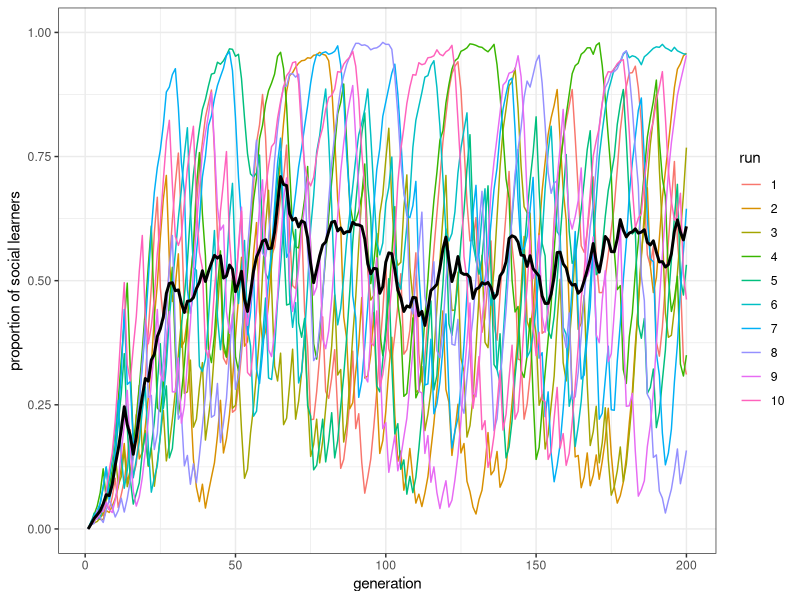
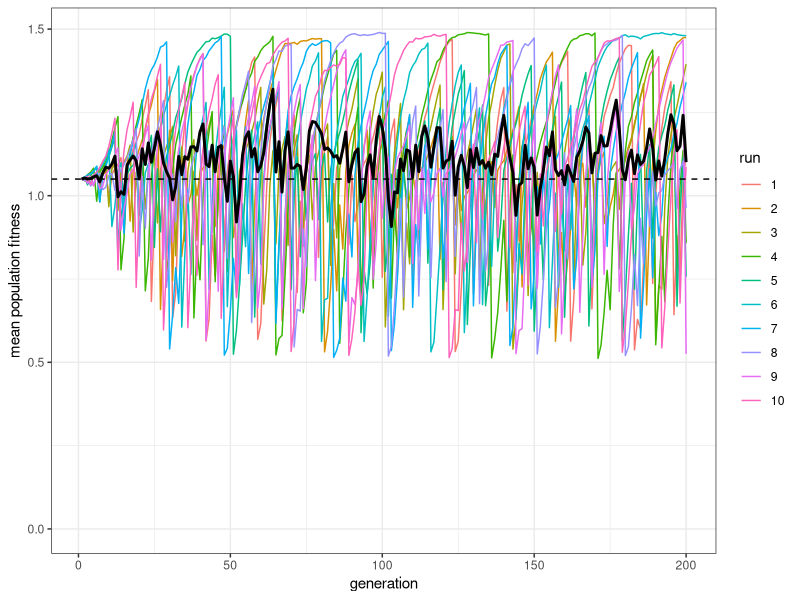
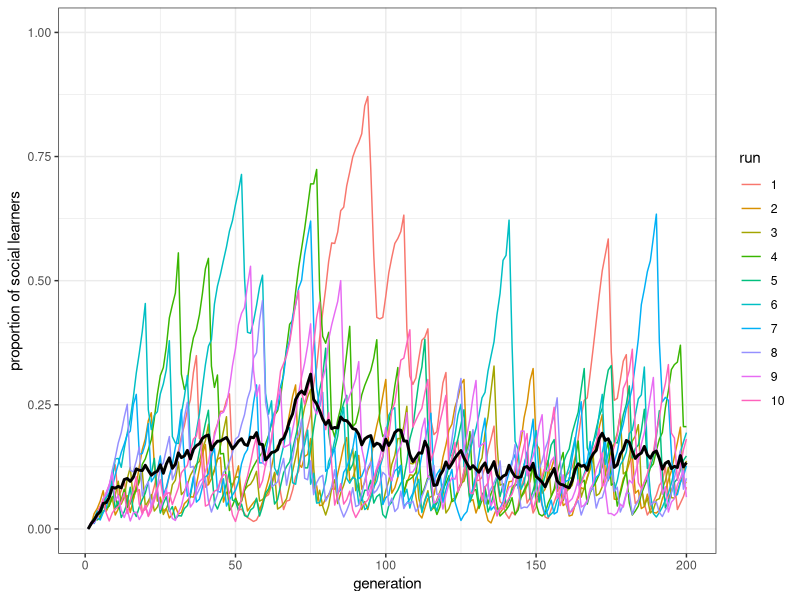
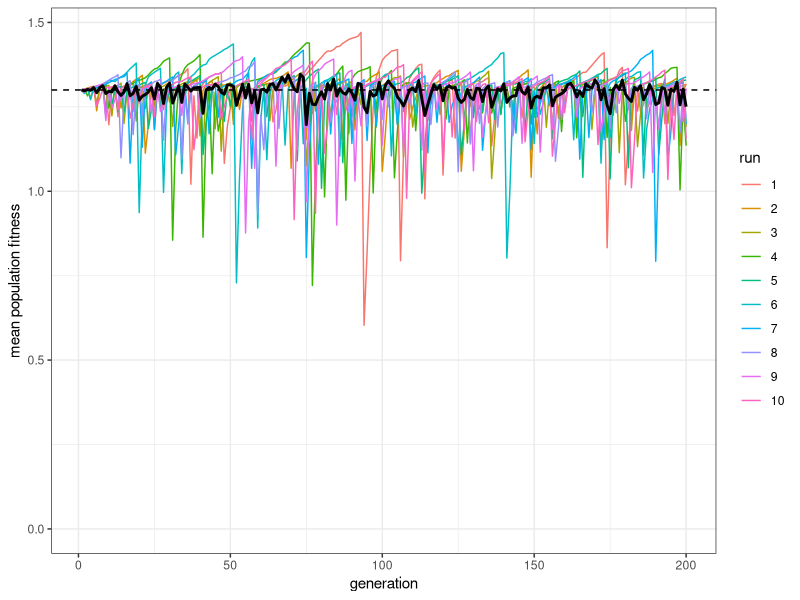
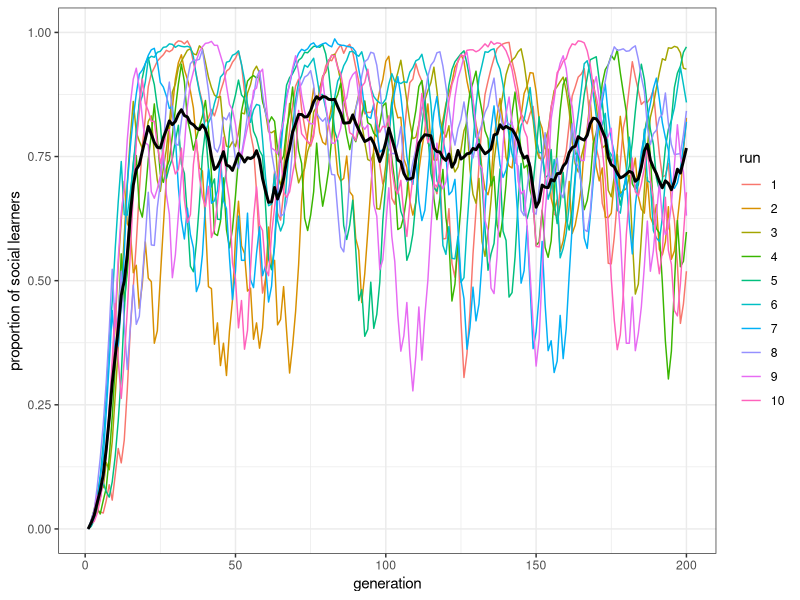
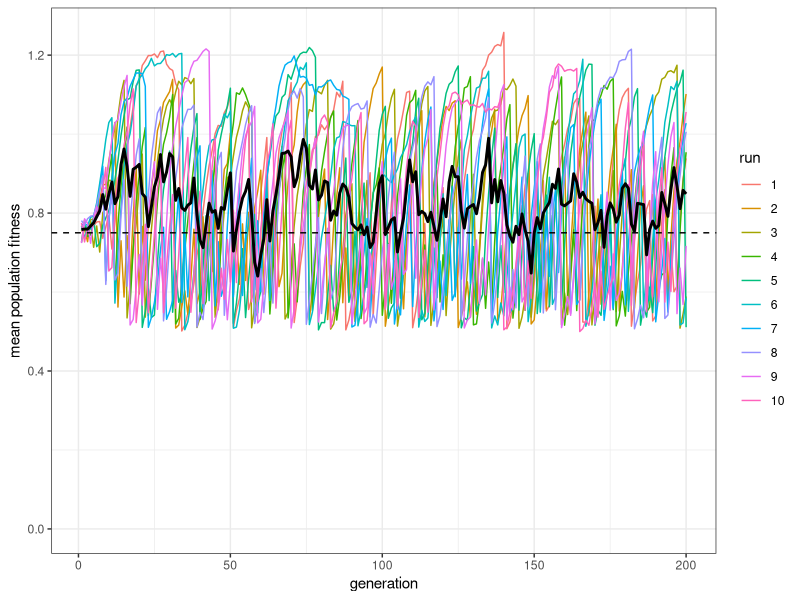
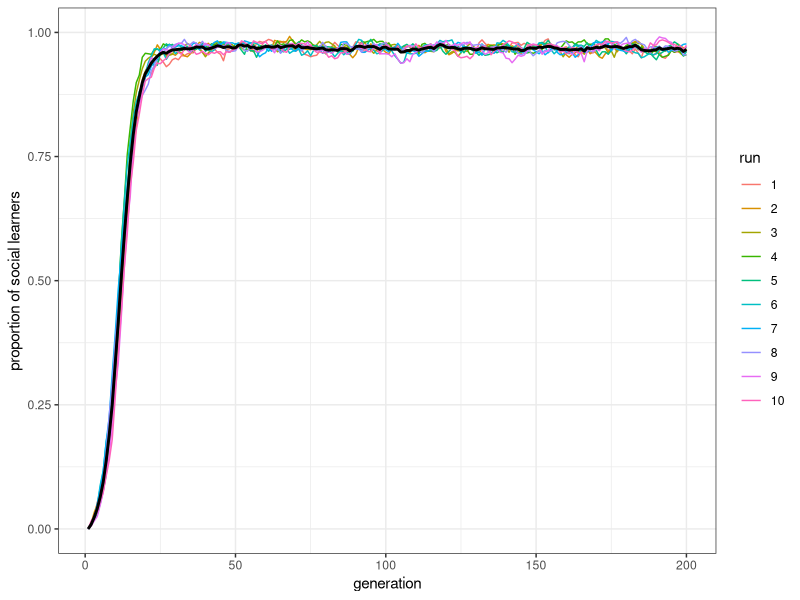
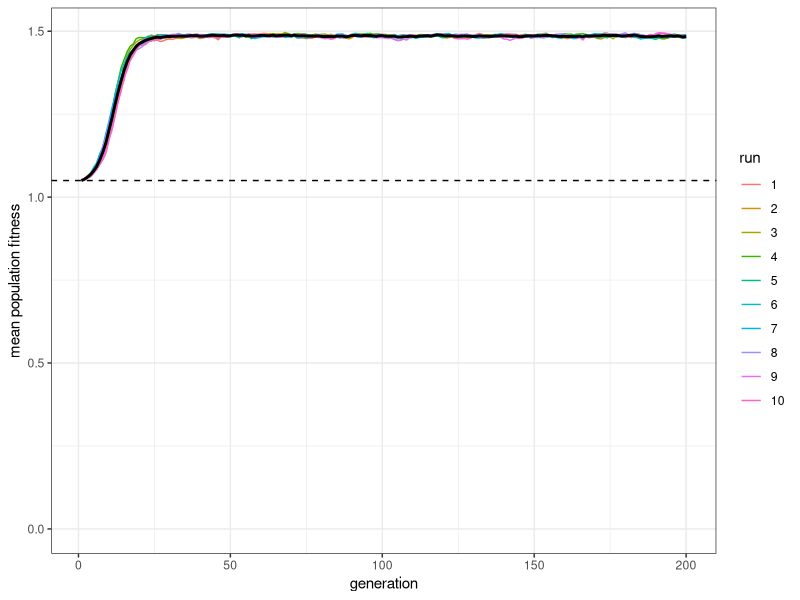

Here is the R script that generated these plots, in order:
## ---- chunk 1
library(tidyverse)

N <- 100
r_max <- 1
t_max <- 10

# Create the output tibble
output <- tibble(generation = rep(1:t_max, r_max), 
                 run = as.factor(rep(1:r_max, each = t_max)), 
                 p.SL = as.numeric(rep(NA, t_max * r_max)), 
                 W = as.numeric(rep(NA, t_max * r_max)))

# Create the population tibble
population <- tibble(learning = rep("individual", N), 
                     behaviour = rep(NA, N), 
                     fitness = rep(NA, N))

# Initialise the environmental state to 0
E <- 0
## ---- chunk 2
rogers_model <- function(N, t_max, r_max, w = 1, b = 0.5, c, s = 0, mu, p, u) {
  
  # Check parameters to avoid negative fitnesses
  if (b * (1 + c) > 1 || b * (1 + s) > 1) {
    stop("Invalid parameter values: ensure b*(1+c) < 1 and b*(1+s) < 1")
  }
  
  # Create output tibble
  output <- tibble(generation = rep(1:t_max, r_max), 
                   run = as.factor(rep(1:r_max, each = t_max)), 
                   p_SL = as.numeric(rep(NA, t_max * r_max)), 
                   W = as.numeric(rep(NA, t_max * r_max)))
  
  for (r in 1:r_max) {
    
    # Create a population of individuals
    population <- tibble(learning = rep("individual", N), 
                         behaviour = rep(NA, N), fitness = rep(NA, N))
    
    # Initialise the environment
    E <- 0
    
    for (t in 1:t_max) {
      
      # 1. Social learning
      if (sum(population$learning == "social") > 0) {
        population$behaviour[population$learning == "social"] <- 
          sample(previous_population$behaviour, sum(population$learning == "social"), replace = TRUE)
      }
      
      # 2. individual learning
      learn_correct <- sample(c(TRUE, FALSE), N, prob = c(p, 1 - p), replace = TRUE)
      population$behaviour[learn_correct & population$learning == "individual"] <- E
      population$behaviour[!learn_correct & population$learning == "individual"] <- E - 1
      
      # 3. Calculate fitnesses
      population$fitness <- w  
      
      population$fitness[population$behaviour == E] <- 
        population$fitness[population$behaviour == E] + b  
      
      population$fitness[population$behaviour != E] <- 
        population$fitness[population$behaviour != E] - b
      
      population$fitness[population$learning == "individual"] <- 
        population$fitness[population$learning == "individual"] - b*c  
      
      population$fitness[population$learning == "social"] <- 
        population$fitness[population$learning == "social"] - b*s 
      
      # 4. Store population characteristics in output
      output[output$generation == t & output$run == r, ]$p_SL <- 
        mean(population$learning == "social")
      output[output$generation == t & output$run == r, ]$W <- 
        mean(population$fitness)
      
      # 5. Reproduction
      previous_population <- population
      population$behaviour <- NA
      population$fitness <- NA
      
      if (sum(previous_population$learning == "individual") > 0) {
        fitness_IL <- sum(previous_population$fitness[previous_population$learning == "individual"]) / 
          sum(previous_population$fitness)
      } else {
        fitness_IL <- 0
      }

      population$learning <- sample(c("individual", "social"), size = N, 
             prob = c(fitness_IL, 1 - fitness_IL), replace = TRUE)     

      mutation <- sample(c(TRUE, FALSE), N, prob = c(mu, 1 - mu), replace = TRUE)
      
      previous_population2 <- population
      population$learning[previous_population2$learning == "individual" & mutation] <- "social"  
      population$learning[previous_population2$learning == "social" & mutation] <- "individual"  
      
      # 6. Potential environmental change
      if (runif(1) < u) E <- E + 1
      
    }
  }
  # Export data from function
  output
}

## ---- chunk 3
data_model <- rogers_model(N = 1000, t_max = 200, r_max = 10, c = 0.9, mu = 0.01, p = 1, u = 0.2)
## ---- chunk 4
plot_multiple_runs_p_SL <- function(data_model) {
  ggplot(data = data_model, aes(y = p_SL, x = generation)) +
    geom_line(aes(colour = run)) +
    stat_summary(fun = mean, geom = "line", size = 1) +
    ylim(c(0, 1)) +
    theme_bw() +
    labs(y = "proportion of social learners")
}

plot_multiple_runs_p_SL(data_model)
## ---- chunk 5
plot_W <- function(data_model, w = 1, b = 0.5, c, p) {
  ggplot(data = data_model, aes(y = W, x = generation)) +
    geom_line(aes(color = run)) +
    stat_summary(fun = mean, geom = "line", size = 1) +
    geom_hline(yintercept = w + b * (2 * p - c - 1), linetype = 2) +
    ylim(c(0, NA)) +
    theme_bw() +
    labs(y = "mean population fitness")
}

plot_W(data_model, c = 0.9, p = 1)
## ---- chunk 6
data_model <- rogers_model(N = 1000, t_max = 200, r_max = 10, c = 0.4, mu = 0.01, p = 1, u = 0.2)
plot_multiple_runs_p_SL(data_model)
## ---- chunk 7
plot_W(data_model, c = 0.4, p = 1)
## ---- chunk 8
data_model <- rogers_model(N = 1000, t_max = 200, r_max = 10, c = 0.9, mu = 0.01, p = 0.7, u = 0.2)
plot_multiple_runs_p_SL(data_model)
## ---- chunk 9
plot_W(data_model, c = 0.9, p = 0.7)
## ---- chunk 10
data_model <- rogers_model(N = 1000, t_max = 200, r_max = 10, c = 0.9, mu = 0.01, p = 1, u = 0)
plot_multiple_runs_p_SL(data_model)
## ---- chunk 11
plot_W(data_model, c = 0.9, p = 1)
